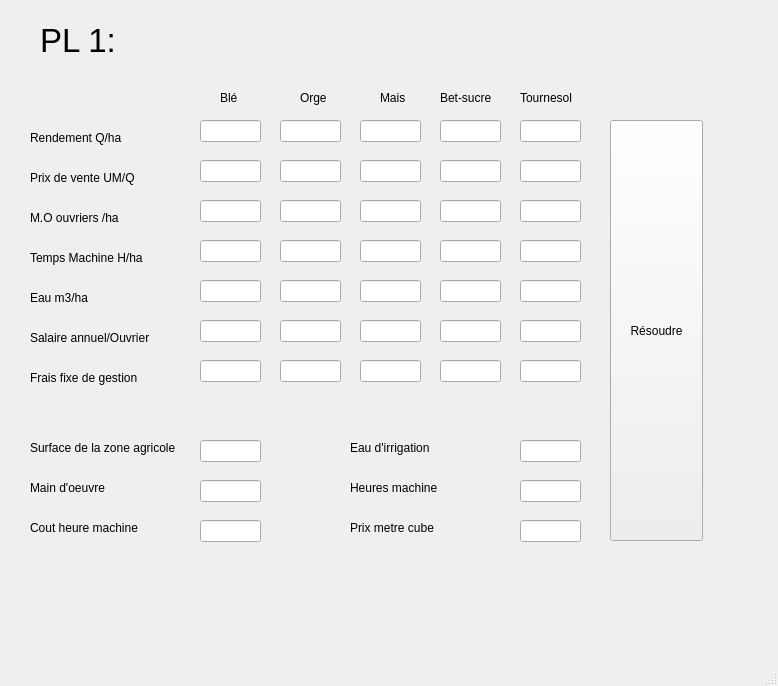
<?xml version="1.0" encoding="UTF-8"?>
<ui version="4.0">
 <class>MainWindow</class>
 <widget class="QMainWindow" name="MainWindow">
  <property name="geometry">
   <rect>
    <x>0</x>
    <y>0</y>
    <width>778</width>
    <height>686</height>
   </rect>
  </property>
  <property name="windowTitle">
   <string>MainWindow</string>
  </property>
  <widget class="QWidget" name="centralwidget">
   <widget class="QLabel" name="label">
    <property name="geometry">
     <rect>
      <x>40</x>
      <y>10</y>
      <width>121</width>
      <height>61</height>
     </rect>
    </property>
    <property name="font">
     <font>
      <pointsize>25</pointsize>
     </font>
    </property>
    <property name="text">
     <string>PL 1:</string>
    </property>
   </widget>
   <widget class="QLabel" name="label_2">
    <property name="geometry">
     <rect>
      <x>220</x>
      <y>90</y>
      <width>55</width>
      <height>16</height>
     </rect>
    </property>
    <property name="text">
     <string>Blé</string>
    </property>
   </widget>
   <widget class="QLabel" name="label_3">
    <property name="geometry">
     <rect>
      <x>300</x>
      <y>90</y>
      <width>55</width>
      <height>16</height>
     </rect>
    </property>
    <property name="text">
     <string>Orge</string>
    </property>
   </widget>
   <widget class="QLabel" name="label_4">
    <property name="geometry">
     <rect>
      <x>380</x>
      <y>90</y>
      <width>55</width>
      <height>16</height>
     </rect>
    </property>
    <property name="text">
     <string>Mais</string>
    </property>
   </widget>
   <widget class="QLabel" name="label_5">
    <property name="geometry">
     <rect>
      <x>440</x>
      <y>90</y>
      <width>55</width>
      <height>16</height>
     </rect>
    </property>
    <property name="text">
     <string>Bet-sucre</string>
    </property>
   </widget>
   <widget class="QLabel" name="label_6">
    <property name="geometry">
     <rect>
      <x>520</x>
      <y>90</y>
      <width>61</width>
      <height>16</height>
     </rect>
    </property>
    <property name="text">
     <string>Tournesol</string>
    </property>
   </widget>
   <widget class="QLabel" name="label_7">
    <property name="geometry">
     <rect>
      <x>30</x>
      <y>130</y>
      <width>101</width>
      <height>16</height>
     </rect>
    </property>
    <property name="text">
     <string>Rendement Q/ha</string>
    </property>
   </widget>
   <widget class="QLabel" name="label_8">
    <property name="geometry">
     <rect>
      <x>30</x>
      <y>170</y>
      <width>111</width>
      <height>16</height>
     </rect>
    </property>
    <property name="text">
     <string>Prix de vente UM/Q</string>
    </property>
   </widget>
   <widget class="QLabel" name="label_9">
    <property name="geometry">
     <rect>
      <x>30</x>
      <y>210</y>
      <width>101</width>
      <height>16</height>
     </rect>
    </property>
    <property name="text">
     <string>M.O ouvriers /ha</string>
    </property>
   </widget>
   <widget class="QLabel" name="label_10">
    <property name="geometry">
     <rect>
      <x>30</x>
      <y>250</y>
      <width>121</width>
      <height>16</height>
     </rect>
    </property>
    <property name="text">
     <string>Temps Machine H/ha</string>
    </property>
   </widget>
   <widget class="QLabel" name="label_11">
    <property name="geometry">
     <rect>
      <x>30</x>
      <y>290</y>
      <width>91</width>
      <height>16</height>
     </rect>
    </property>
    <property name="text">
     <string>Eau m3/ha</string>
    </property>
   </widget>
   <widget class="QLabel" name="label_12">
    <property name="geometry">
     <rect>
      <x>30</x>
      <y>330</y>
      <width>131</width>
      <height>16</height>
     </rect>
    </property>
    <property name="text">
     <string>Salaire annuel/Ouvrier</string>
    </property>
   </widget>
   <widget class="QLabel" name="label_13">
    <property name="geometry">
     <rect>
      <x>30</x>
      <y>370</y>
      <width>121</width>
      <height>16</height>
     </rect>
    </property>
    <property name="text">
     <string>Frais fixe de gestion</string>
    </property>
   </widget>
   <widget class="QLineEdit" name="ble1">
    <property name="geometry">
     <rect>
      <x>200</x>
      <y>120</y>
      <width>61</width>
      <height>22</height>
     </rect>
    </property>
   </widget>
   <widget class="QLineEdit" name="orge1">
    <property name="geometry">
     <rect>
      <x>280</x>
      <y>120</y>
      <width>61</width>
      <height>22</height>
     </rect>
    </property>
   </widget>
   <widget class="QLineEdit" name="mais1">
    <property name="geometry">
     <rect>
      <x>360</x>
      <y>120</y>
      <width>61</width>
      <height>22</height>
     </rect>
    </property>
   </widget>
   <widget class="QLineEdit" name="betsucre1">
    <property name="geometry">
     <rect>
      <x>440</x>
      <y>120</y>
      <width>61</width>
      <height>22</height>
     </rect>
    </property>
   </widget>
   <widget class="QLineEdit" name="tournesol1">
    <property name="geometry">
     <rect>
      <x>520</x>
      <y>120</y>
      <width>61</width>
      <height>22</height>
     </rect>
    </property>
   </widget>
   <widget class="QLineEdit" name="ble2">
    <property name="geometry">
     <rect>
      <x>200</x>
      <y>160</y>
      <width>61</width>
      <height>22</height>
     </rect>
    </property>
   </widget>
   <widget class="QLineEdit" name="orge2">
    <property name="geometry">
     <rect>
      <x>280</x>
      <y>160</y>
      <width>61</width>
      <height>22</height>
     </rect>
    </property>
   </widget>
   <widget class="QLineEdit" name="mais2">
    <property name="geometry">
     <rect>
      <x>360</x>
      <y>160</y>
      <width>61</width>
      <height>22</height>
     </rect>
    </property>
   </widget>
   <widget class="QLineEdit" name="betsucre2">
    <property name="geometry">
     <rect>
      <x>440</x>
      <y>160</y>
      <width>61</width>
      <height>22</height>
     </rect>
    </property>
   </widget>
   <widget class="QLineEdit" name="tournesol2">
    <property name="geometry">
     <rect>
      <x>520</x>
      <y>160</y>
      <width>61</width>
      <height>22</height>
     </rect>
    </property>
   </widget>
   <widget class="QLineEdit" name="ble3">
    <property name="geometry">
     <rect>
      <x>200</x>
      <y>200</y>
      <width>61</width>
      <height>22</height>
     </rect>
    </property>
   </widget>
   <widget class="QLineEdit" name="orge3">
    <property name="geometry">
     <rect>
      <x>280</x>
      <y>200</y>
      <width>61</width>
      <height>22</height>
     </rect>
    </property>
   </widget>
   <widget class="QLineEdit" name="mais3">
    <property name="geometry">
     <rect>
      <x>360</x>
      <y>200</y>
      <width>61</width>
      <height>22</height>
     </rect>
    </property>
   </widget>
   <widget class="QLineEdit" name="betsucre3">
    <property name="geometry">
     <rect>
      <x>440</x>
      <y>200</y>
      <width>61</width>
      <height>22</height>
     </rect>
    </property>
   </widget>
   <widget class="QLineEdit" name="tournesol3">
    <property name="geometry">
     <rect>
      <x>520</x>
      <y>200</y>
      <width>61</width>
      <height>22</height>
     </rect>
    </property>
   </widget>
   <widget class="QLineEdit" name="ble4">
    <property name="geometry">
     <rect>
      <x>200</x>
      <y>240</y>
      <width>61</width>
      <height>22</height>
     </rect>
    </property>
   </widget>
   <widget class="QLineEdit" name="orge4">
    <property name="geometry">
     <rect>
      <x>280</x>
      <y>240</y>
      <width>61</width>
      <height>22</height>
     </rect>
    </property>
   </widget>
   <widget class="QLineEdit" name="mais4">
    <property name="geometry">
     <rect>
      <x>360</x>
      <y>240</y>
      <width>61</width>
      <height>22</height>
     </rect>
    </property>
   </widget>
   <widget class="QLineEdit" name="betsucre4">
    <property name="geometry">
     <rect>
      <x>440</x>
      <y>240</y>
      <width>61</width>
      <height>22</height>
     </rect>
    </property>
   </widget>
   <widget class="QLineEdit" name="tournesol4">
    <property name="geometry">
     <rect>
      <x>520</x>
      <y>240</y>
      <width>61</width>
      <height>22</height>
     </rect>
    </property>
   </widget>
   <widget class="QLineEdit" name="ble5">
    <property name="geometry">
     <rect>
      <x>200</x>
      <y>280</y>
      <width>61</width>
      <height>22</height>
     </rect>
    </property>
   </widget>
   <widget class="QLineEdit" name="orge5">
    <property name="geometry">
     <rect>
      <x>280</x>
      <y>280</y>
      <width>61</width>
      <height>22</height>
     </rect>
    </property>
   </widget>
   <widget class="QLineEdit" name="mais5">
    <property name="geometry">
     <rect>
      <x>360</x>
      <y>280</y>
      <width>61</width>
      <height>22</height>
     </rect>
    </property>
   </widget>
   <widget class="QLineEdit" name="betsucre5">
    <property name="geometry">
     <rect>
      <x>440</x>
      <y>280</y>
      <width>61</width>
      <height>22</height>
     </rect>
    </property>
   </widget>
   <widget class="QLineEdit" name="tournesol5">
    <property name="geometry">
     <rect>
      <x>520</x>
      <y>280</y>
      <width>61</width>
      <height>22</height>
     </rect>
    </property>
   </widget>
   <widget class="QLineEdit" name="ble6">
    <property name="geometry">
     <rect>
      <x>200</x>
      <y>320</y>
      <width>61</width>
      <height>22</height>
     </rect>
    </property>
   </widget>
   <widget class="QLineEdit" name="orge6">
    <property name="geometry">
     <rect>
      <x>280</x>
      <y>320</y>
      <width>61</width>
      <height>22</height>
     </rect>
    </property>
   </widget>
   <widget class="QLineEdit" name="mais6">
    <property name="geometry">
     <rect>
      <x>360</x>
      <y>320</y>
      <width>61</width>
      <height>22</height>
     </rect>
    </property>
   </widget>
   <widget class="QLineEdit" name="betsucre6">
    <property name="geometry">
     <rect>
      <x>440</x>
      <y>320</y>
      <width>61</width>
      <height>22</height>
     </rect>
    </property>
   </widget>
   <widget class="QLineEdit" name="tournesol6">
    <property name="geometry">
     <rect>
      <x>520</x>
      <y>320</y>
      <width>61</width>
      <height>22</height>
     </rect>
    </property>
   </widget>
   <widget class="QLineEdit" name="ble7">
    <property name="geometry">
     <rect>
      <x>200</x>
      <y>360</y>
      <width>61</width>
      <height>22</height>
     </rect>
    </property>
   </widget>
   <widget class="QLineEdit" name="orge7">
    <property name="geometry">
     <rect>
      <x>280</x>
      <y>360</y>
      <width>61</width>
      <height>22</height>
     </rect>
    </property>
   </widget>
   <widget class="QLineEdit" name="mais7">
    <property name="geometry">
     <rect>
      <x>360</x>
      <y>360</y>
      <width>61</width>
      <height>22</height>
     </rect>
    </property>
   </widget>
   <widget class="QLineEdit" name="betsucre7">
    <property name="geometry">
     <rect>
      <x>440</x>
      <y>360</y>
      <width>61</width>
      <height>22</height>
     </rect>
    </property>
   </widget>
   <widget class="QLineEdit" name="tournesol7">
    <property name="geometry">
     <rect>
      <x>520</x>
      <y>360</y>
      <width>61</width>
      <height>22</height>
     </rect>
    </property>
   </widget>
   <widget class="QPushButton" name="resoudre1">
    <property name="geometry">
     <rect>
      <x>610</x>
      <y>120</y>
      <width>93</width>
      <height>421</height>
     </rect>
    </property>
    <property name="text">
     <string>Résoudre</string>
    </property>
   </widget>
   <widget class="QLabel" name="surface_zone">
    <property name="geometry">
     <rect>
      <x>30</x>
      <y>440</y>
      <width>161</width>
      <height>16</height>
     </rect>
    </property>
    <property name="text">
     <string>Surface de la zone agricole</string>
    </property>
   </widget>
   <widget class="QLineEdit" name="tournesol7_2">
    <property name="geometry">
     <rect>
      <x>200</x>
      <y>440</y>
      <width>61</width>
      <height>22</height>
     </rect>
    </property>
   </widget>
   <widget class="QLabel" name="main_oeuvre">
    <property name="geometry">
     <rect>
      <x>30</x>
      <y>480</y>
      <width>101</width>
      <height>16</height>
     </rect>
    </property>
    <property name="text">
     <string>Main d'oeuvre</string>
    </property>
   </widget>
   <widget class="QLineEdit" name="tournesol7_3">
    <property name="geometry">
     <rect>
      <x>200</x>
      <y>480</y>
      <width>61</width>
      <height>22</height>
     </rect>
    </property>
   </widget>
   <widget class="QLineEdit" name="tournesol7_4">
    <property name="geometry">
     <rect>
      <x>520</x>
      <y>440</y>
      <width>61</width>
      <height>22</height>
     </rect>
    </property>
   </widget>
   <widget class="QLabel" name="eau_irrig">
    <property name="geometry">
     <rect>
      <x>350</x>
      <y>440</y>
      <width>161</width>
      <height>16</height>
     </rect>
    </property>
    <property name="text">
     <string>Eau d'irrigation</string>
    </property>
   </widget>
   <widget class="QLineEdit" name="tournesol7_5">
    <property name="geometry">
     <rect>
      <x>520</x>
      <y>480</y>
      <width>61</width>
      <height>22</height>
     </rect>
    </property>
   </widget>
   <widget class="QLabel" name="heures_machine">
    <property name="geometry">
     <rect>
      <x>350</x>
      <y>480</y>
      <width>161</width>
      <height>16</height>
     </rect>
    </property>
    <property name="text">
     <string>Heures machine</string>
    </property>
   </widget>
   <widget class="QLineEdit" name="prix_metre">
    <property name="geometry">
     <rect>
      <x>520</x>
      <y>520</y>
      <width>61</width>
      <height>22</height>
     </rect>
    </property>
   </widget>
   <widget class="QLabel" name="label_15">
    <property name="geometry">
     <rect>
      <x>30</x>
      <y>520</y>
      <width>131</width>
      <height>16</height>
     </rect>
    </property>
    <property name="text">
     <string>Cout heure machine</string>
    </property>
   </widget>
   <widget class="QLineEdit" name="cout_heure">
    <property name="geometry">
     <rect>
      <x>200</x>
      <y>520</y>
      <width>61</width>
      <height>22</height>
     </rect>
    </property>
   </widget>
   <widget class="QLabel" name="label_14">
    <property name="geometry">
     <rect>
      <x>350</x>
      <y>520</y>
      <width>161</width>
      <height>16</height>
     </rect>
    </property>
    <property name="text">
     <string>Prix metre cube</string>
    </property>
   </widget>
  </widget>
  <widget class="QMenuBar" name="menubar">
   <property name="geometry">
    <rect>
     <x>0</x>
     <y>0</y>
     <width>778</width>
     <height>26</height>
    </rect>
   </property>
  </widget>
  <widget class="QStatusBar" name="statusbar"/>
 </widget>
 <resources/>
 <connections/>
</ui>
